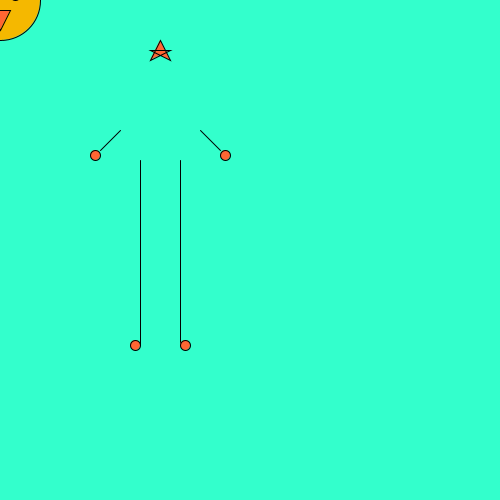
Frame 1 (no input)
Frame 60 (the mouse pressed at the canvas centre just before this capture): identical to frame 1, image omitted
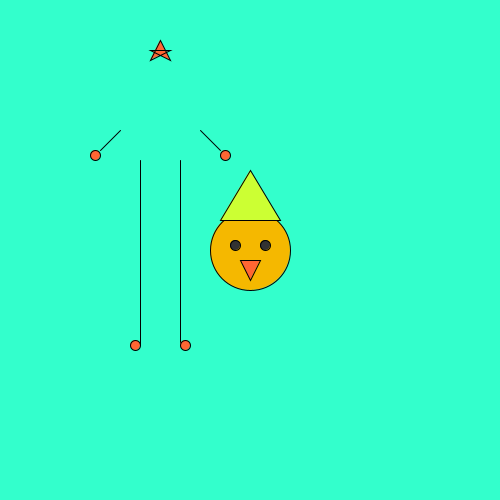
Frame 120 (the mouse held since frame 60 and released just before this capture)

The Processing sketch that drew these frames (run headless with seeded random() and noise(); from frame 60 on, the mouse is pressed at the canvas centre):

// Processing sketch: processing_20184
// ── processing_20184.pde

//Julie Romano
//New Critter
 
void setup() {
  size (500, 500); //the size of perimeter
  smooth(); //turns on anit-alliasing, which smooths out some rough edges
}
 
void draw () {
  background (51, 255, 204); //turquoise
   
  ellipseMode(CENTER);
   
  //Body
  stroke(0); //black
  fill(245, 184, 0); //mango
  //ellipse(160, 130, 80, 80);
  ellipse(mouseX, mouseY, 80, 80);
   
  //Right eye
  stroke(0); //black
  fill(50); //almost black
  //ellipse(145, 125, 10, 10);
  ellipse(mouseX-15, mouseY-5, 10, 10);
   
  //Left eye
  stroke(0); //black
  fill(50); //almost black
  //ellipse(175, 125, 10, 10);
  //ellipse(175, 125, 10, 10);
  ellipse(mouseX+15, mouseY-5, 10, 10);
   
   
   
  //Beak
  stroke(0);
  fill(255, 102, 51); //purpley = 204, 51, 255
  //triangle(160, 160, 170, 140, 150, 140);
  triangle(mouseX, mouseY+30, mouseX+10, mouseY+10, mouseX-10, mouseY+10); 
   
   
  //Hat
  stroke(0);
  fill(204, 255, 51); //lime
  //triangle(130, 100, 190, 100, 160, 50);
  triangle(mouseX-30, mouseY-30, mouseX+30, mouseY-30, mouseX, mouseY-80);
   
   
   
   
  //Right arm
  stroke(0);
  strokeWeight(1);
  line(120, 130, 100, 150);
   
  //Right hand
  stroke(0); //black
  fill(255, 102, 51); //Pick color!!!
  ellipse(95, 155, 10, 10);
   
  //Left arm
  stroke(0);
  strokeWeight(1);
  line(200, 130, 220, 150);
   
  //Left hand
  stroke(0); //black
  fill(255, 102, 51); //Pick color!!!
  ellipse(225, 155, 10, 10);
   
   
   
   
   
  //Right leg
  stroke(0);
  strokeWeight(1);
  line(140, 160, 140, 345);
   
  //Right foot
  stroke(0); //black
  fill(255, 102, 51); //Pick color!!!
  ellipse(135, 345, 10, 10);
   
  //Left leg
  stroke(0);
  strokeWeight(1);
  line(180, 160, 180, 345);
   
  //Left foot
  stroke(0); //black
  fill(255, 102, 51); //Pick color!!!
  ellipse(185, 345, 10, 10);
   
  //Star
  beginShape();
  vertex(150, 60); //A
  vertex(160, 40); //B
  vertex(170, 60); //C
  vertex(150, 50); //D
  vertex(170, 50); //E
  endShape(CLOSE);
   
}
  
